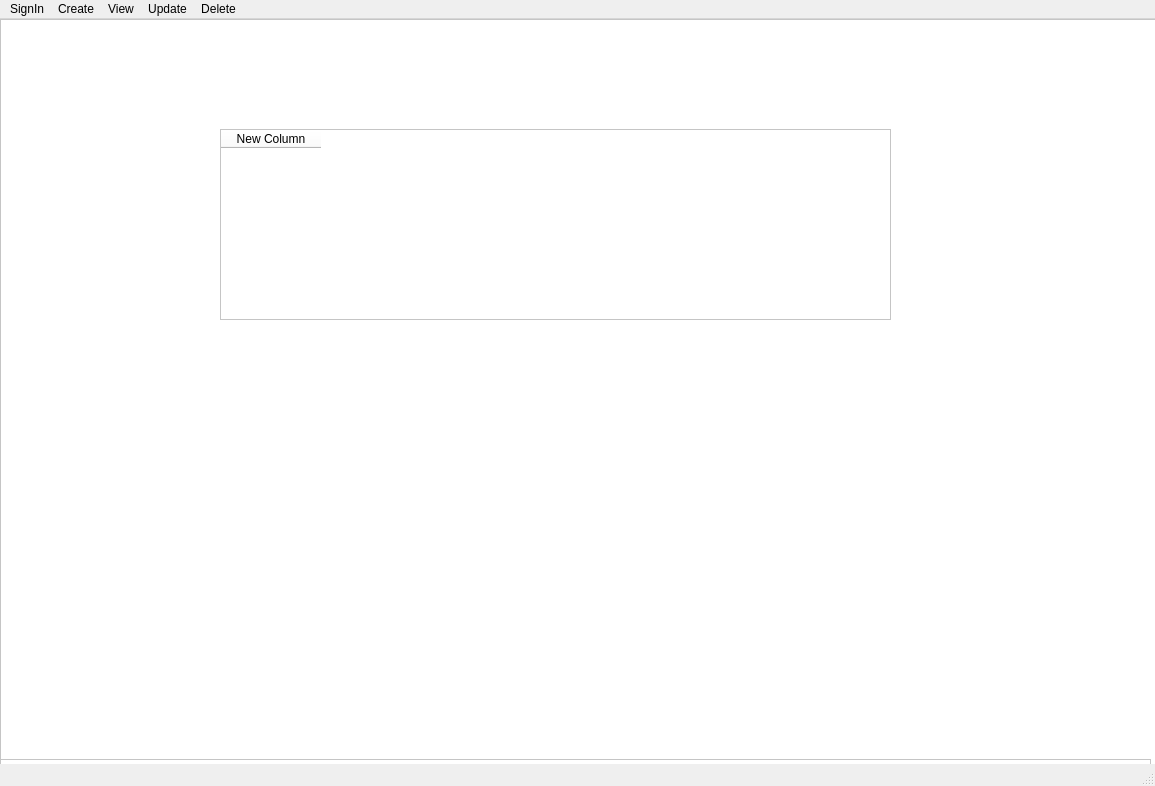
<?xml version="1.0" encoding="UTF-8"?>
<ui version="4.0">
 <class>MainWindow</class>
 <widget class="QMainWindow" name="MainWindow">
  <property name="geometry">
   <rect>
    <x>0</x>
    <y>0</y>
    <width>1155</width>
    <height>786</height>
   </rect>
  </property>
  <property name="windowTitle">
   <string>MainWindow</string>
  </property>
  <widget class="QWidget" name="centralwidget">
   <widget class="QFrame" name="frame">
    <property name="geometry">
     <rect>
      <x>0</x>
      <y>0</y>
      <width>1281</width>
      <height>751</height>
     </rect>
    </property>
    <property name="styleSheet">
     <string notr="true">background-color: rgb(255, 255, 255);</string>
    </property>
    <property name="frameShape">
     <enum>QFrame::StyledPanel</enum>
    </property>
    <property name="frameShadow">
     <enum>QFrame::Raised</enum>
    </property>
    <widget class="QLabel" name="label">
     <property name="geometry">
      <rect>
       <x>130</x>
       <y>90</y>
       <width>921</width>
       <height>141</height>
      </rect>
     </property>
     <property name="styleSheet">
      <string notr="true">font: 26pt &quot;MS Shell Dlg 2&quot;;</string>
     </property>
     <property name="text">
      <string>Welcome to Mobile Store Management</string>
     </property>
    </widget>
    <widget class="QFrame" name="frame_2">
     <property name="geometry">
      <rect>
       <x>0</x>
       <y>0</y>
       <width>1151</width>
       <height>751</height>
      </rect>
     </property>
     <property name="frameShape">
      <enum>QFrame::StyledPanel</enum>
     </property>
     <property name="frameShadow">
      <enum>QFrame::Raised</enum>
     </property>
     <widget class="QLabel" name="label_2">
      <property name="geometry">
       <rect>
        <x>80</x>
        <y>50</y>
        <width>471</width>
        <height>81</height>
       </rect>
      </property>
      <property name="styleSheet">
       <string notr="true">font: 18pt &quot;MS Shell Dlg 2&quot;;</string>
      </property>
      <property name="text">
       <string>Register Now</string>
      </property>
     </widget>
     <widget class="QLabel" name="label_3">
      <property name="geometry">
       <rect>
        <x>740</x>
        <y>70</y>
        <width>321</width>
        <height>51</height>
       </rect>
      </property>
      <property name="styleSheet">
       <string notr="true">font: 18pt &quot;MS Shell Dlg 2&quot;;</string>
      </property>
      <property name="text">
       <string>Login Now</string>
      </property>
     </widget>
     <widget class="Line" name="line">
      <property name="geometry">
       <rect>
        <x>550</x>
        <y>30</y>
        <width>20</width>
        <height>661</height>
       </rect>
      </property>
      <property name="orientation">
       <enum>Qt::Vertical</enum>
      </property>
     </widget>
     <widget class="QLabel" name="label_4">
      <property name="geometry">
       <rect>
        <x>90</x>
        <y>160</y>
        <width>271</width>
        <height>41</height>
       </rect>
      </property>
      <property name="styleSheet">
       <string notr="true">font: 16pt &quot;MS Shell Dlg 2&quot;;</string>
      </property>
      <property name="text">
       <string>Username</string>
      </property>
     </widget>
     <widget class="QLineEdit" name="lineEdit">
      <property name="geometry">
       <rect>
        <x>90</x>
        <y>200</y>
        <width>371</width>
        <height>61</height>
       </rect>
      </property>
     </widget>
     <widget class="QLabel" name="label_5">
      <property name="geometry">
       <rect>
        <x>90</x>
        <y>300</y>
        <width>271</width>
        <height>41</height>
       </rect>
      </property>
      <property name="styleSheet">
       <string notr="true">font: 16pt &quot;MS Shell Dlg 2&quot;;</string>
      </property>
      <property name="text">
       <string>Password</string>
      </property>
     </widget>
     <widget class="QLineEdit" name="lineEdit_2">
      <property name="geometry">
       <rect>
        <x>90</x>
        <y>340</y>
        <width>371</width>
        <height>61</height>
       </rect>
      </property>
     </widget>
     <widget class="QLabel" name="label_10">
      <property name="geometry">
       <rect>
        <x>670</x>
        <y>160</y>
        <width>271</width>
        <height>41</height>
       </rect>
      </property>
      <property name="styleSheet">
       <string notr="true">font: 16pt &quot;MS Shell Dlg 2&quot;;</string>
      </property>
      <property name="text">
       <string>Username</string>
      </property>
     </widget>
     <widget class="QLineEdit" name="lineEdit_5">
      <property name="geometry">
       <rect>
        <x>670</x>
        <y>200</y>
        <width>371</width>
        <height>61</height>
       </rect>
      </property>
     </widget>
     <widget class="QLabel" name="label_11">
      <property name="geometry">
       <rect>
        <x>670</x>
        <y>300</y>
        <width>271</width>
        <height>41</height>
       </rect>
      </property>
      <property name="styleSheet">
       <string notr="true">font: 16pt &quot;MS Shell Dlg 2&quot;;</string>
      </property>
      <property name="text">
       <string>Password</string>
      </property>
     </widget>
     <widget class="QLineEdit" name="lineEdit_6">
      <property name="geometry">
       <rect>
        <x>670</x>
        <y>340</y>
        <width>371</width>
        <height>61</height>
       </rect>
      </property>
     </widget>
     <widget class="QPushButton" name="pushButton">
      <property name="geometry">
       <rect>
        <x>100</x>
        <y>590</y>
        <width>371</width>
        <height>71</height>
       </rect>
      </property>
      <property name="styleSheet">
       <string notr="true">font: 18pt &quot;MS Shell Dlg 2&quot;;
background-color: rgb(170, 170, 255);</string>
      </property>
      <property name="text">
       <string>Register</string>
      </property>
     </widget>
     <widget class="QPushButton" name="pushButton_2">
      <property name="geometry">
       <rect>
        <x>670</x>
        <y>590</y>
        <width>371</width>
        <height>71</height>
       </rect>
      </property>
      <property name="styleSheet">
       <string notr="true">font: 18pt &quot;MS Shell Dlg 2&quot;;
background-color: rgb(170, 170, 255);</string>
      </property>
      <property name="text">
       <string>Login</string>
      </property>
     </widget>
     <widget class="QFrame" name="frame_3">
      <property name="geometry">
       <rect>
        <x>0</x>
        <y>0</y>
        <width>1151</width>
        <height>751</height>
       </rect>
      </property>
      <property name="frameShape">
       <enum>QFrame::StyledPanel</enum>
      </property>
      <property name="frameShadow">
       <enum>QFrame::Raised</enum>
      </property>
      <widget class="QLabel" name="label_12">
       <property name="geometry">
        <rect>
         <x>400</x>
         <y>20</y>
         <width>681</width>
         <height>111</height>
        </rect>
       </property>
       <property name="styleSheet">
        <string notr="true">font: 20pt &quot;MS Shell Dlg 2&quot;;</string>
       </property>
       <property name="text">
        <string>Login Successfully</string>
       </property>
      </widget>
      <widget class="QLabel" name="label_13">
       <property name="geometry">
        <rect>
         <x>270</x>
         <y>200</y>
         <width>831</width>
         <height>91</height>
        </rect>
       </property>
       <property name="styleSheet">
        <string notr="true">font: 18pt &quot;MS Shell Dlg 2&quot;;</string>
       </property>
       <property name="text">
        <string>Choose operation from above menu</string>
       </property>
      </widget>
      <widget class="QFrame" name="frame_4">
       <property name="enabled">
        <bool>true</bool>
       </property>
       <property name="geometry">
        <rect>
         <x>0</x>
         <y>0</y>
         <width>1161</width>
         <height>741</height>
        </rect>
       </property>
       <property name="frameShape">
        <enum>QFrame::StyledPanel</enum>
       </property>
       <property name="frameShadow">
        <enum>QFrame::Raised</enum>
       </property>
       <widget class="QTableWidget" name="tableWidget">
        <property name="geometry">
         <rect>
          <x>220</x>
          <y>110</y>
          <width>671</width>
          <height>191</height>
         </rect>
        </property>
        <column>
         <property name="text">
          <string>New Column</string>
         </property>
        </column>
       </widget>
      </widget>
     </widget>
    </widget>
   </widget>
  </widget>
  <widget class="QMenuBar" name="menubar">
   <property name="geometry">
    <rect>
     <x>0</x>
     <y>0</y>
     <width>1155</width>
     <height>31</height>
    </rect>
   </property>
   <widget class="QMenu" name="menuSignIn">
    <property name="title">
     <string>SignIn</string>
    </property>
    <addaction name="separator"/>
    <addaction name="actionLogin"/>
    <addaction name="actionRegsitration"/>
   </widget>
   <widget class="QMenu" name="menuCreate">
    <property name="title">
     <string>Create</string>
    </property>
    <addaction name="actionSales"/>
    <addaction name="actionEmp"/>
   </widget>
   <widget class="QMenu" name="menuView">
    <property name="title">
     <string>View</string>
    </property>
    <addaction name="actionSales_2"/>
    <addaction name="actionEmp_2"/>
   </widget>
   <widget class="QMenu" name="menuUpdate">
    <property name="title">
     <string>Update</string>
    </property>
    <addaction name="actionSales_3"/>
    <addaction name="actionEmp_3"/>
   </widget>
   <widget class="QMenu" name="menuDelete">
    <property name="title">
     <string>Delete</string>
    </property>
    <addaction name="actionSales_4"/>
    <addaction name="actionEmp_4"/>
   </widget>
   <addaction name="menuSignIn"/>
   <addaction name="menuCreate"/>
   <addaction name="menuView"/>
   <addaction name="menuUpdate"/>
   <addaction name="menuDelete"/>
  </widget>
  <widget class="QStatusBar" name="statusbar"/>
  <action name="actionLogin">
   <property name="text">
    <string>Login</string>
   </property>
  </action>
  <action name="actionSales">
   <property name="enabled">
    <bool>false</bool>
   </property>
   <property name="text">
    <string>Sales</string>
   </property>
  </action>
  <action name="actionEmp">
   <property name="enabled">
    <bool>false</bool>
   </property>
   <property name="text">
    <string>Emp</string>
   </property>
  </action>
  <action name="actionSales_2">
   <property name="enabled">
    <bool>false</bool>
   </property>
   <property name="text">
    <string>Sales</string>
   </property>
  </action>
  <action name="actionEmp_2">
   <property name="enabled">
    <bool>false</bool>
   </property>
   <property name="text">
    <string>Emp</string>
   </property>
  </action>
  <action name="actionSales_3">
   <property name="enabled">
    <bool>false</bool>
   </property>
   <property name="text">
    <string>Sales</string>
   </property>
  </action>
  <action name="actionEmp_3">
   <property name="enabled">
    <bool>false</bool>
   </property>
   <property name="text">
    <string>Emp</string>
   </property>
  </action>
  <action name="actionSales_4">
   <property name="enabled">
    <bool>false</bool>
   </property>
   <property name="text">
    <string>Sales</string>
   </property>
  </action>
  <action name="actionEmp_4">
   <property name="enabled">
    <bool>false</bool>
   </property>
   <property name="text">
    <string>Emp</string>
   </property>
  </action>
  <action name="actionRegsitration">
   <property name="text">
    <string>Regsitration</string>
   </property>
  </action>
 </widget>
 <resources/>
 <connections/>
</ui>
